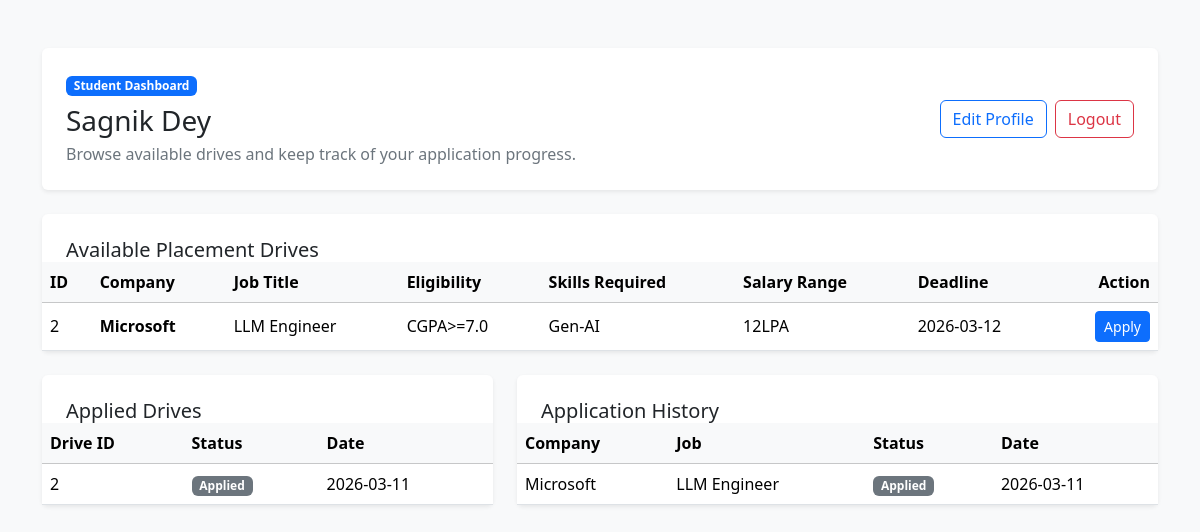
Screenshot of /student/dashboard (signed in) with the database file from the repository.
### models.py (models this page shows)
class Student(db.Model):
    id = db.Column(
        db.Integer,
        db.ForeignKey('user.id'),
        primary_key=True
    )
    name = db.Column(db.String(100))
    email = db.Column(db.String(100))
    skills = db.Column(db.String(200))
    resume = db.Column(db.String(200))
    blacklisted = db.Column(db.Boolean, default=False)
    applications = db.relationship('Application', backref='student', lazy=True)

class Drive(db.Model):
    id = db.Column(db.Integer, primary_key=True)
    company_id = db.Column(
        db.Integer,
        db.ForeignKey('company.id')
    )
    title = db.Column(db.String(100))
    description = db.Column(db.Text)
    eligibility = db.Column(db.String(200))
    deadline = db.Column(db.Date)
    skills_required = db.Column(db.String(200))
    salary_range = db.Column(db.String(100))
    approved = db.Column(db.Boolean, default=False)
    status = db.Column(db.String(20), default="Pending")
    applications = db.relationship('Application', backref='drive', lazy=True)

class Company(db.Model):
    id = db.Column(
        db.Integer,
        db.ForeignKey('user.id'),
        primary_key=True
    )
    name = db.Column(db.String(100))
    hr_contact = db.Column(db.Integer)
    website = db.Column(db.String(200))
    approved = db.Column(db.Boolean, default=False)
    blacklisted = db.Column(db.Boolean, default=False)
    drives = db.relationship('Drive', backref='company', lazy=True)

class Application(db.Model):
    id = db.Column(db.Integer, primary_key=True)
    student_id = db.Column(
        db.Integer,
        db.ForeignKey('student.id')
    )
    drive_id = db.Column(
        db.Integer,
        db.ForeignKey('drive.id')
    )
    status = db.Column(
        db.String(20),
        default="Applied"
    )
    application_date = db.Column(
        db.Date,
        default=date.today
    )
    __table_args__ = (
        db.UniqueConstraint('student_id', 'drive_id'),
    )

### routes.py (the view)
@routes.route("/student/dashboard")
@login_required
def student_dashboard():
    if current_user.role != "student":
        return "Unauthorized"
    student = Student.query.get(current_user.id)
    drives = Drive.query.filter_by(status="Active").all()
    applications = Application.query.filter_by(student_id=current_user.id).all()
    return render_template(
        "student_dashboard.html",
        student=student,
        drives=drives,
        applications=applications
    )

### app.py (called while the page is built)
@app.after_request
def add_no_cache_headers(response):
    if request.endpoint != "static":
        response.headers["Cache-Control"] = "no-store"
    return response

@login_manager.user_loader
def load_user(user_id):
    return User.query.get(int(user_id))

### templates/student_dashboard.html (shortened to what this page needs)
{% extends "base.html" %}
{% block content %}
<div class="card border-0 shadow-sm mb-4">
	<div class="card-body p-4 d-flex flex-column flex-lg-row justify-content-between align-items-lg-center gap-3">
		<div>
			<span class="badge text-bg-primary mb-2">Student Dashboard</span>
			<h1 class="h3 mb-1">{{ student.name }}</h1>
			<p class="text-secondary mb-0">Browse available drives and keep track of your application progress.</p>
		</div>
		<div class="d-flex flex-wrap gap-2">
			<a class="btn btn-outline-primary" href="/student/profile">Edit Profile</a>
			<a class="btn btn-outline-danger" href="/logout">Logout</a>
		</div>
	</div>
</div>
<div class="card border-0 shadow-sm mb-4">
	<div class="card-body p-0">
		<div class="p-4 pb-0">
			<h2 class="h5 mb-0">Available Placement Drives</h2>
		</div>
		<div class="table-responsive">
			<table class="table table-hover align-middle mb-0">
				<thead class="table-light">
					<tr>
                        <th>ID</th>
						<th>Company</th>
						<th>Job Title</th>
						<th>Eligibility</th>
                        <th>Skills Required</th>
                        <th>Salary Range</th>
						<th>Deadline</th>
						<th class="text-end">Action</th>
					</tr>
				</thead>
				<tbody>
					{% for d in drives %}
					<tr>
                        <td>{{ d.id }}</td>
						<td class="fw-semibold">{{ d.company.name if d.company else "Unknown Company" }}</td>
						<td>{{ d.title }}</td>
						<td>{{ d.eligibility or "Not specified" }}</td>
						<td>{{ d.skills_required or "Not specified" }}</td>
                        <td>{{ d.salary_range or "Not specified" }}</td>
						<td>{{ d.deadline }}</td>
						<td class="text-end">
							<a class="btn btn-primary btn-sm" href="/student/apply/{{d.id}}">Apply</a>
						</td>
					</tr>
					{% else %}
					<tr>
						<td colspan="8" class="text-center text-secondary py-4">No active drives available right now.</td>
					</tr>
					{% endfor %}
				</tbody>
			</table>
		</div>
	</div>
</div>
<div class="row g-4">
	<div class="col-xl-5">
		<div class="card border-0 shadow-sm h-100">
			<div class="card-body p-0">
				<div class="p-4 pb-0">
					<h2 class="h5 mb-0">Applied Drives</h2>
				</div>
				<div class="table-responsive">
					<table class="table table-hover align-middle mb-0">
						<thead class="table-light">
							<tr>
								<th>Drive ID</th>
								<th>Status</th>
								<th>Date</th>
							</tr>
						</thead>
						<tbody>
							{% for a in applications %}
							<tr>
								<td>{{ a.drive_id }}</td>
								<td>
									<span class="badge {% if a.status == 'Selected' %}text-bg-success{% elif a.status == 'Rejected' %}text-bg-danger{% elif a.status == 'Shortlisted' %}text-bg-warning{% else %}text-bg-secondary{% endif %}">{{ a.status }}</span>
								</td>
								<td>{{ a.application_date }}</td>
							</tr>
							{% else %}
							<tr>
								<td colspan="3" class="text-center text-secondary py-4">No applications yet.</td>
							</tr>
							{% endfor %}
						</tbody>
					</table>
				</div>
			</div>
		</div>
	</div>
	<div class="col-xl-7">
		<div class="card border-0 shadow-sm h-100">
			<div class="card-body p-0">
				<div class="p-4 pb-0">
					<h2 class="h5 mb-0">Application History</h2>
				</div>
				<div class="table-responsive">
					<table class="table table-hover align-middle mb-0">
						<thead class="table-light">
							<tr>
								<th>Company</th>
								<th>Job</th>
								<th>Status</th>
								<th>Date</th>
							</tr>
						</thead>
						<tbody>
							{% for a in applications %}
							<tr>
								<td>{{ a.drive.company.name if a.drive and a.drive.company else "Unknown Company" }}</td>
								<td>{{ a.drive.title if a.drive else "Unknown Drive" }}</td>
								<td>
									<span class="badge {% if a.status == 'Selected' %}text-bg-success{% elif a.status == 'Rejected' %}text-bg-danger{% elif a.status == 'Shortlisted' %}text-bg-warning{% else %}text-bg-secondary{% endif %}">{{ a.status }}</span>
								</td>
								<td>{{ a.application_date }}</td>
							</tr>
							{% else %}
							<tr>
								<td colspan="4" class="text-center text-secondary py-4">Application history will appear here once you apply.</td>
							</tr>
							{% endfor %}
						</tbody>
					</table>
				</div>
			</div>
		</div>
	</div>
</div>
{% endblock %}

### rows the page displays
Student: name "Sagnik Dey"
Drive: id "2", company "Microsoft", title "LLM Engineer", eligibility "CGPA>=7.0", skills_required "Gen-AI", salary_range "12LPA", deadline "2026-03-12"
Application: drive_id "2", status "Applied", application_date "2026-03-11", drive.company "Microsoft", drive "LLM Engineer"
